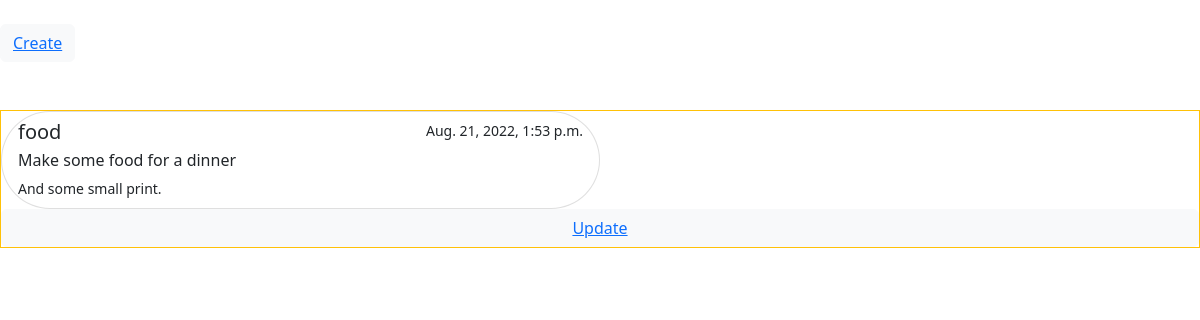
/task-list/, run on an earlier commit of the app's database.
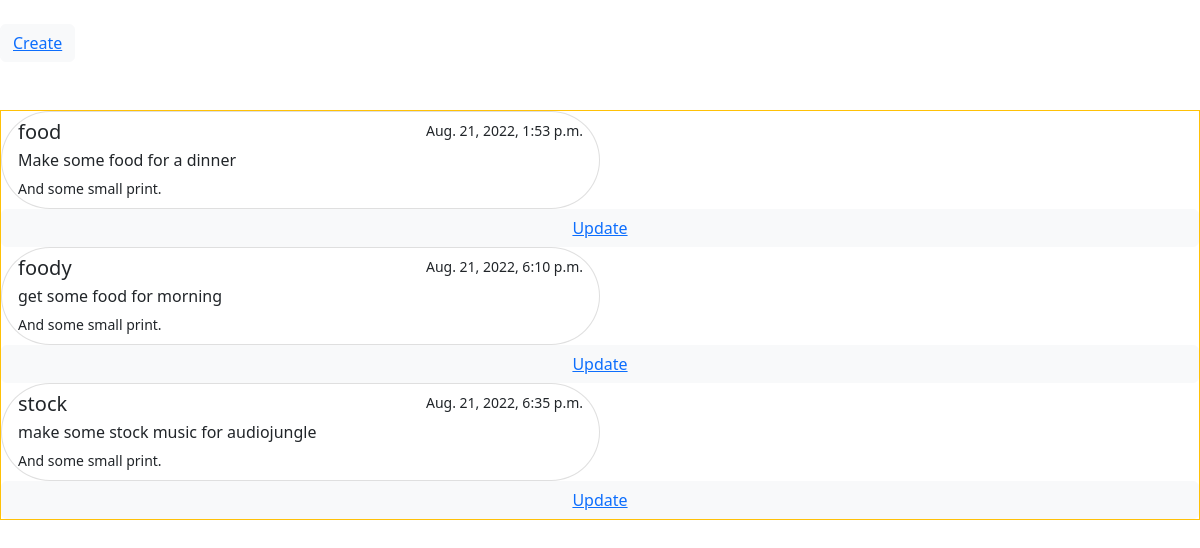
And on a later commit of the database.
### notes/models.py (models this page shows, shortened)
class TaskItem(models.Model):
    username = models.ForeignKey(User, on_delete=models.CASCADE, null=True, blank=True)
    title = models.CharField(max_length=20, blank=True, null=True)
    text = models.TextField(null=True, blank=True)
    due_date = models.DateTimeField(default=timezone.now)
    unfinished = models.BooleanField(default=True)
    category = models.ForeignKey(
        Category, on_delete=models.CASCADE)

### notes/views.py (the view)
# urls.py: path('task-list/', views.TaskList.as_view(), name='tasks'),
class TaskList(ListView):
    model = TaskItem
    template_name = 'notes/task_list.html'
    context_object_name = 'tasks'

### notes/templates/notes/task_list.html (shortened to what this page needs)
<!DOCTYPE html>
<html lang="en">
<head>
    {% load static %}
    <link rel="stylesheet" href="{% static 'css/bootstrap.min.css' %}">
    <link rel="stylesheet" href="{% static 'css/bootstrap.css' %}">
</head>
<body>
  <div class="mb-5 mt-4">
    <button type="button" class="btn btn-light">
      <a href="{% url 'create-task' %}">Create</a>
    </button>
  </div>
    <div class="border border-warning">
            <div class="list-group">
                {% for task in object_list %}
                <a href="{% url 'task' task.id %}" class="list-group-item w-50 list-group-item-action rounded-pill" aria-current="true">
                  <div class="d-flex w-90 justify-content-between">
                    <h5 class="mb-1">{{ task.title }}</h5>
                    <small>{{ task.due_date }}</small>
                  </div>
                  <p class="mb-1">{{ task.text }}</p>
                  <small>And some small print.</small>
                </a>
                <button type="button" class="btn btn-light">
                  <a href="{% url 'update-task' task.id %}">Update</a>
                </button>
                {% endfor %}
            </div>
    </div>
</body>
</html>

What changed in the data, as far as the page shows it:
added TaskItem: title "foody", due_date "Aug. 21, 2022, 6:10 p.m.", text "get some food for morning"
added TaskItem: title "stock", due_date "Aug. 21, 2022, 6:35 p.m.", text "make some stock music for audiojungle"
